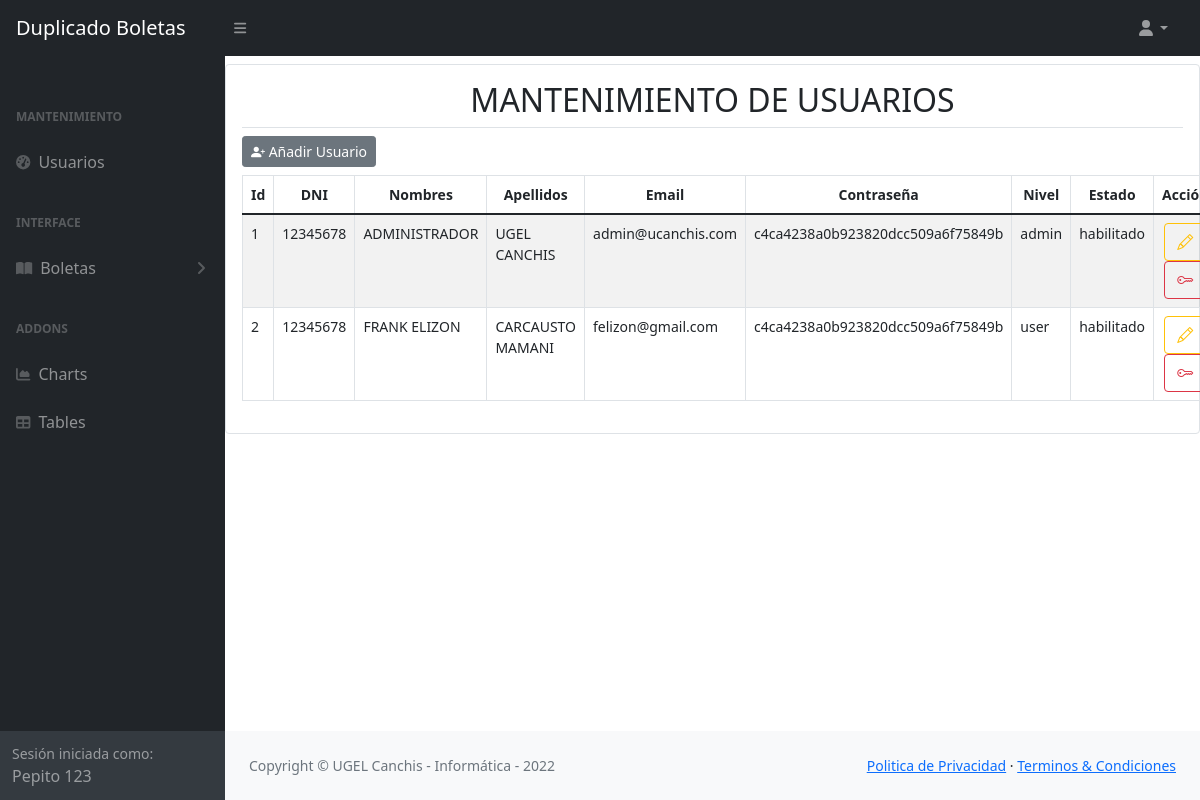
The page /main/pages/admin/main_users.php (signed in) on the database as committed earlier.
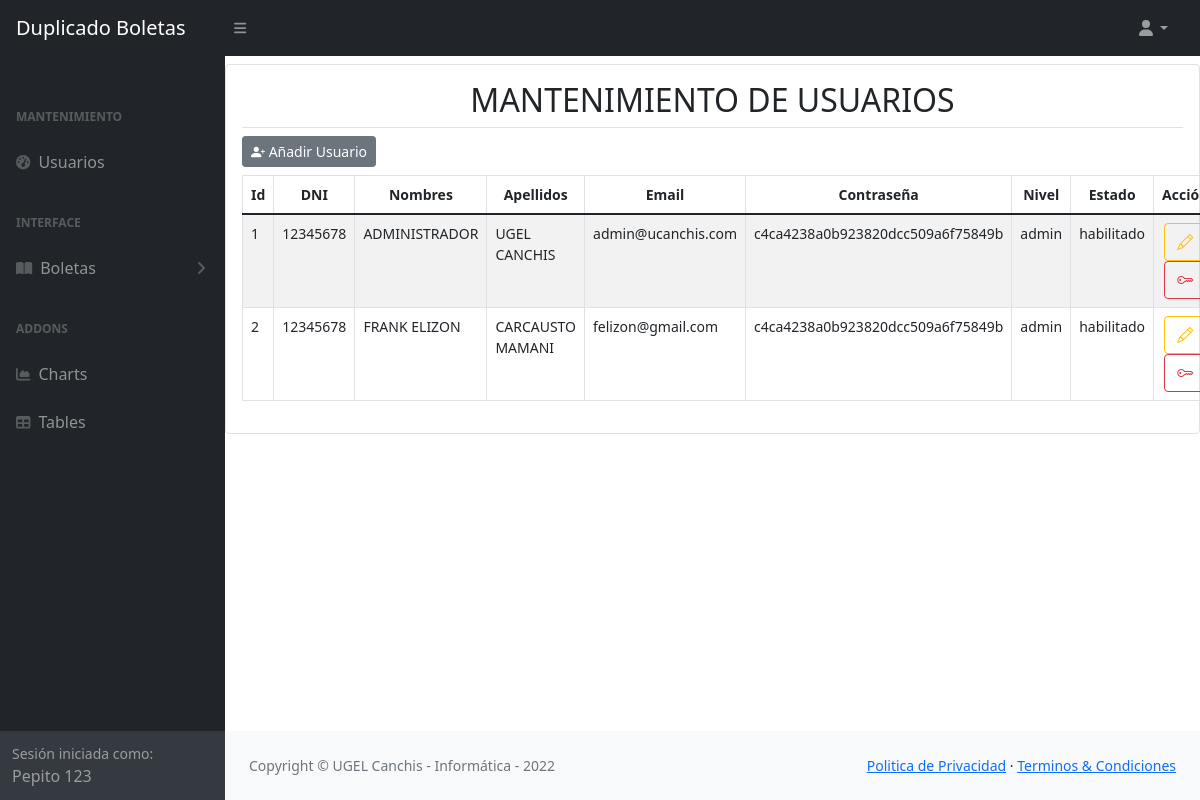
The same page on the database as committed later.
### tables this page shows
CREATE TABLE `user_form` (
  `id` int(255) NOT NULL,
  `dni` varchar(8) NOT NULL,
  `name` varchar(255) NOT NULL,
  `lname` varchar(255) NOT NULL,
  `email` varchar(255) NOT NULL,
  `password` varchar(255) NOT NULL,
  `user_type` varchar(255) NOT NULL DEFAULT 'user',
  `state` varchar(20) NOT NULL
);

### main/pages/admin/main_users.php (the view, shortened to what this page needs)
<!DOCTYPE html>
<html lang="en">
    <?php
      @include '../../back/conexion.php';
    ?>
    <head>
        <link href="../../css/styles.css" rel="stylesheet" />
        <link rel="stylesheet" href="https://cdn.jsdelivr.net/npm/bootstrap-icons@1.8.3/font/bootstrap-icons.css">
    </head>
    <body class="sb-nav-fixed">
        <nav class="sb-topnav navbar navbar-expand navbar-dark bg-dark">
            <a class="navbar-brand ps-3" href="index.html">Duplicado Boletas</a>
            <button class="btn btn-link btn-sm order-1 order-lg-0 me-4 me-lg-0" id="sidebarToggle" href="#!"><i class="fas fa-bars"></i></button>
            <ul class="navbar-nav ms-auto ms-md-0 me-3 me-lg-4">
                <li class="nav-item dropdown">
                    <a class="nav-link dropdown-toggle" id="navbarDropdown" href="#" role="button" data-bs-toggle="dropdown" aria-expanded="false"><i class="fas fa-user fa-fw"></i></a>
                </li>
            </ul>
        </nav>
        <div id="layoutSidenav">
            <div id="layoutSidenav_nav">
                <nav class="sb-sidenav accordion sb-sidenav-dark" id="sidenavAccordion">
                    <div class="sb-sidenav-menu">
                        <div class="nav">
                            <div><img src="../../img/logonormal.gif" class="img-fluid" alt=""></div>
                            <div class="sb-sidenav-menu-heading">MANTENIMIENTO</div>
                            <a class="nav-link" href="main_users.php">
                                <div class="sb-nav-link-icon"><i class="fas fa-tachometer-alt"></i></div>
                                Usuarios
                            </a>
                            <div class="sb-sidenav-menu-heading">Interface</div>
                            <a class="nav-link collapsed" href="#" data-bs-toggle="collapse" data-bs-target="#collapseLayouts" aria-expanded="false" aria-controls="collapseLayouts">
                                <div class="sb-nav-link-icon"><i class="fas fa-book-open"></i></div>
                                Boletas
                                <div class="sb-sidenav-collapse-arrow"><i class="fas fa-angle-down"></i></div>
                            </a>
                            <div class="sb-sidenav-menu-heading">Addons</div>
                            <a class="nav-link" href="charts.html">
                                <div class="sb-nav-link-icon"><i class="fas fa-chart-area"></i></div>
                                Charts
                            </a>
                            <a class="nav-link" href="tables.html">
                                <div class="sb-nav-link-icon"><i class="fas fa-table"></i></div>
                                Tables
                            </a>
                        </div>
                    </div>
                    <div class="sb-sidenav-footer">
                        <div class="small">Sesión iniciada como:</div>
                        Pepito 123
                    </div>
                </nav>
            </div>
            <div id="layoutSidenav_content">
                <main>
                    <div class="container border rounded p-3 mt-2">
                        <h2 class='text-center border-bottom pb-2 '> MANTENIMIENTO DE USUARIOS</h2>
                                    <div class="">
                                        <button type="button" class="btn btn-secondary mb-2 btn-sm" data-bs-toggle="modal" data-bs-target="#add_user">
                                        <i class="bi bi-person-plus-fill"></i>
                                            Añadir Usuario
                                        </button>
                                    </div>
                                    <table id='dataTable1' class='table table-bordered table-striped display table-hover small w-100 border-bottom' style="width:100%">
                                    <thead>
                                    <tr>
                                        <th scope="col" class ='text-center'>Id</th>
                                        <th scope="col" class ='text-center'>DNI</th>
                                        <th scope="col" class ='text-center'>Nombres</th>
                                        <th scope="col" class ='text-center'>Apellidos</th>
                                        <th scope="col" class ='text-center'>Email</th>
                                        <th scope="col" class ='text-center'>Contraseña</th>
                                        <th scope="col" class ='text-center'>Nivel</th>
                                        <th scope="col" class ='text-center'>Estado</th>
                                        <th scope="col" class ='text-center'>Acción</th>
                                    </tr>
                                    </thead>
                                    <tbody>
                                    <?php  $query ="SELECT * FROM `user_form`"; $resultado = $db->query($query); ?>
                                    <?php while($row = $resultado -> fetch_array())
                                    {
                                        ?>
                                        <tr>
                                            <td> <?php echo $row['id']?> </td>
                                            <td> <?php echo $row['dni']?> </td>
                                            <td> <?php echo $row['name']?> </td>
                                            <td> <?php echo $row['lname']?> </td>
                                            <td> <?php echo $row['email']?> </td>
                                            <td class ='text-center'> <?php echo $row['password']?> </td>
                                            <td> <?php echo $row['user_type']?> </td>
                                            <td> <?php echo $row['state']?> </td>
                                            <td class ='text-center'>
                                                <button type="button" class="btn btn-outline-warning bi bi-pencil editbtn"></button>
                                                <button type="button" class="btn btn-outline-danger bi bi-key resetpass-btn"> </button>
                                            </td>
                                            </tr>
                                        <?php
                                    }
                                    ?>
                                    </tbody>
                                    </table>
                    </div>
                </main>
                <footer class="py-4 bg-light mt-auto">
                    <div class="container-fluid px-4">
                        <div class="d-flex align-items-center justify-content-between small">
                            <div class="text-muted">Copyright &copy; UGEL Canchis - Informática - 2022</div>
                            <div>
                                <a href="#">Politica de Privacidad</a>
                                &middot;
                                <a href="#">Terminos &amp; Condiciones</a>
                            </div>
                        </div>
                    </div>
                </footer>
            </div>
        </div>
    </body>
</html>

Rows that differ between the two databases and show on the page:
changed user_form "FRANK ELIZON": user_type "user" → "admin"
